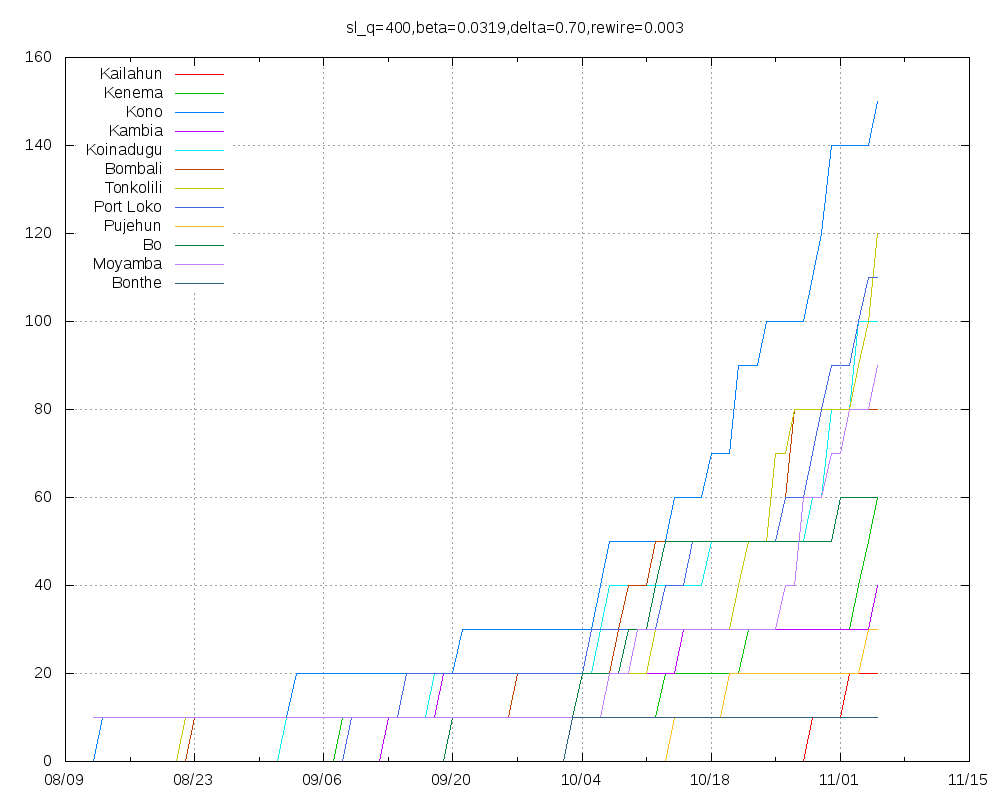

gnuplot code for this plot:
set title "sl_q=400,beta=0.0319,delta=0.70,rewire=0.003"
set key top left
set grid
set xdata time
set timefmt "%Y-%m-%d"
set terminal png size 1000,800
set output "sl_q=400,beta=0.0319,delta=0.70,rewire=0.003.png"
plot "Kailahun.tab" using 1:2 title "Kailahun" with lines,"Kenema.tab" using 1:2 title "Kenema" with lines,"Kono.tab" using 1:2 title "Kono" with lines,"Kambia.tab" using 1:2 title "Kambia" with lines,"Koinadugu.tab" using 1:2 title "Koinadugu" with lines,"Bombali.tab" using 1:2 title "Bombali" with lines,"Tonkolili.tab" using 1:2 title "Tonkolili" with lines,"Port_Loko.tab" using 1:2 title "Port Loko" with lines,"Pujehun.tab" using 1:2 title "Pujehun" with lines,"Bo.tab" using 1:2 title "Bo" with lines,"Moyamba.tab" using 1:2 title "Moyamba" with lines,"Bonthe.tab" using 1:2 title "Bonthe" with lines
